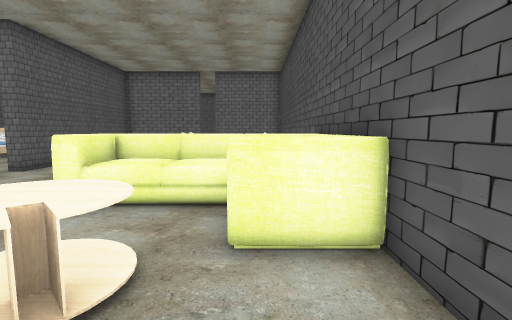
view 1 (above)

14 first-person views from a walk through a Unity game level. The camera is 1.4 m above the floor, tilts 6° down and sees 85° across. Doors are open. The floor is counted in squares, 1 m on a side. Each view is taken from the middle of a square. On the plan, view 1 faces up. The plan holds only what a view shows up to about 14 squares ahead; the rest is blank. The place goes on beyond the plan. The player character is not drawn. Some surface patterns are stand-ins.

view 2
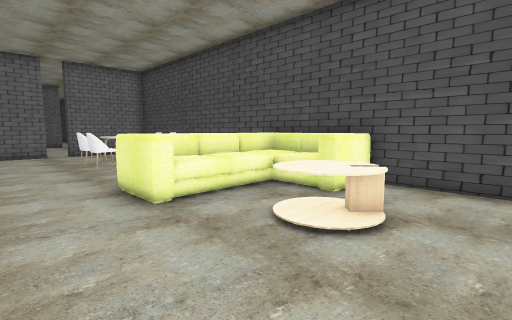

view 3
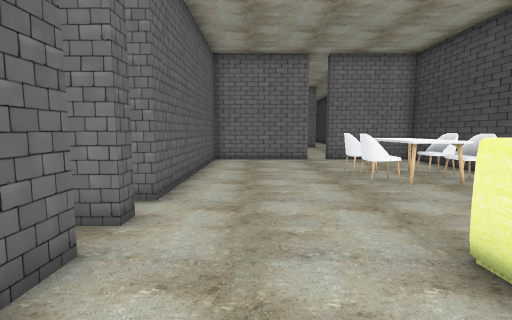

view 4
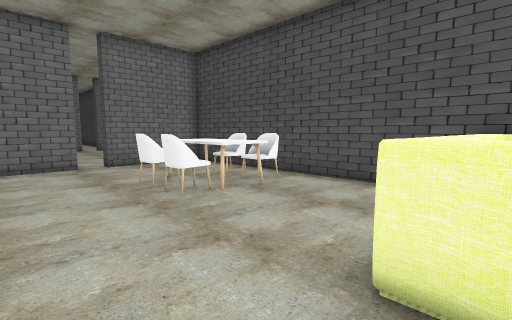

view 5
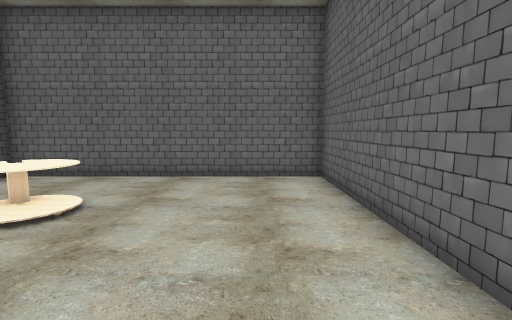

view 6
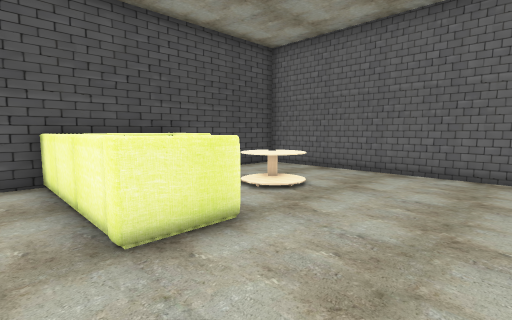

view 7
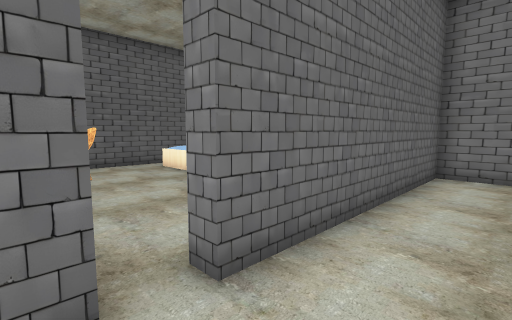

view 8
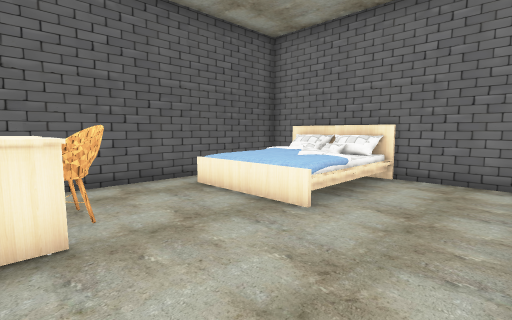

view 9
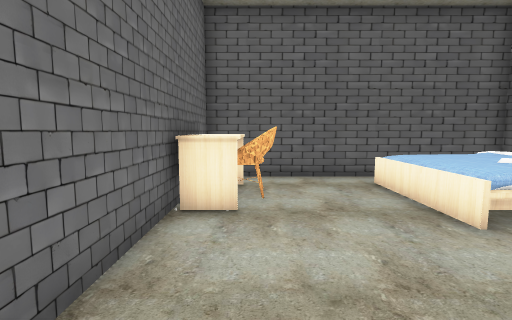

view 10
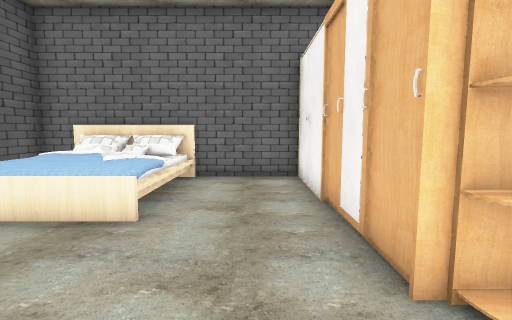

view 11
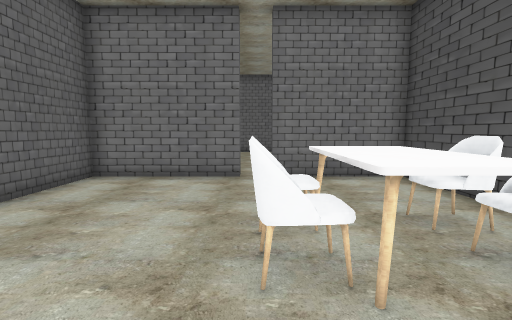

view 12
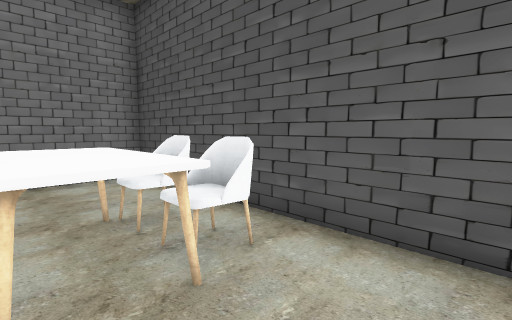

view 13
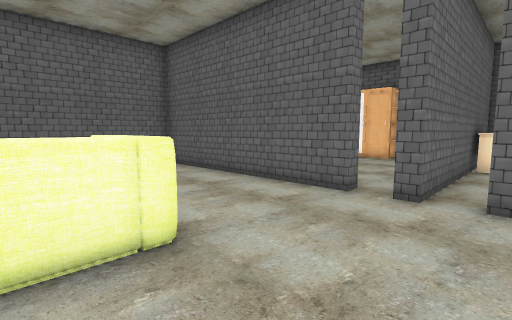

view 14
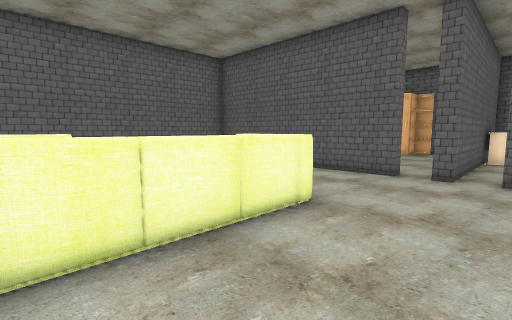

### Floor plan
Points are (right, up) in squares from view 1. A wall is a line through its corners. A room is listed if a view was taken in it or the views show most of it. See-through windows are left out.
Room 1 (views 1, 2, 3, 4, 5, 6, 7, 11, 12, 13, 14)
walls: (-8, 8.5) (-8, 8); (-8, 7) (-8, -1.5) (1.5, -1.5) (1.5, 17.5) (-2.5, 17.5); (-3.4, 17.5) (-8, 17.5) (-8, 9.5)
ways out: open door at (-8, 8) to room 2; open door at (-3, 18)
objects: sofa (-4, 3) to (1, 7); table (-3, 2) to (-1, 3); chair (-3, 11) to (-2, 12); chair (-3, 13) to (-2, 13); table (-2, 11) to (-1, 14); chair (0, 12); chair (0, 13)
Room 2 (views 8, 9, 10)
walls: (-9.6, 17.5) (-17.5, 17.5) (-17.5, 8.5) (-8, 8.5)
ways out: open door at (-8, 8) to room 1
objects: table (-16, 9) to (-14, 9); bed (-16, 13) to (-13, 13); bed (-16, 15) to (-16, 16); chair (-15, 10); cabinet (-10, 11) to (-9, 14); cabinet (-10, 16)

Positions as (right, up) in squares from view 1, and headings:
1: (0, 0), facing up
2: (-6, 0), facing up-right
3: (-6, 4), facing up
4: (-6, 6), facing up-right
5: (-6, 7), facing down
6: (-7, 8), facing down-right
7: (-6, 8), facing up-left
8: (-10, 9), facing up-left
9: (-9, 10), facing left
10: (-11, 9), facing up
11: (-3, 9), facing up
12: (-2, 9), facing up-right
13: (-2, 10), facing down-left
14: (1, 10), facing down-left
